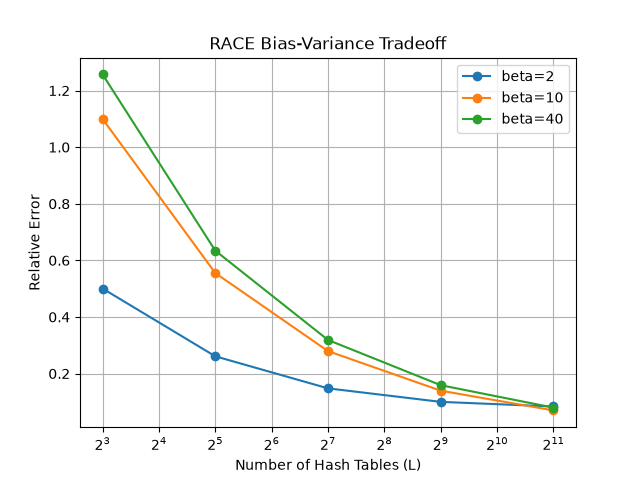

Write Python code to recreate this figure.
import math
import torch
import torch.nn.functional as F
import matplotlib.pyplot as plt

from race_attention import race_attention


def exact_angular_attention(Q, K, V, gamma):
    q = F.normalize(Q, dim=-1)
    k = F.normalize(K, dim=-1)

    cosine = (q @ k.T).clamp(-1 + 1e-6, 1 - 1e-6)

    similarity = (
        1 - torch.acos(cosine) / math.pi
    ) ** gamma

    weights = similarity / (
        similarity.sum(dim=-1, keepdim=True) + 1e-8
    )

    return weights @ V


torch.manual_seed(42)

N = 256
d = 64
P = 4

Q = F.normalize(torch.randn(N, d), dim=-1)
K = F.normalize(torch.randn(N, d), dim=-1)
V = torch.randn(N, d)

exact = exact_angular_attention(Q, K, V, gamma=P)

L_values = [8, 32, 128, 512, 2048]
betas = [2, 10, 40]

for beta in betas:

    errors = []

    for L in L_values:

        trial_errors = []

        for trial in range(3):

            torch.manual_seed(100 + trial)

            approx = race_attention(
                Q,
                K,
                V,
                L=L,
                P=P,
                beta=beta
            )

            error = (
                torch.norm(approx - exact)
                / torch.norm(exact)
            ).item()

            trial_errors.append(error)

        avg_error = sum(trial_errors) / len(trial_errors)
        errors.append(avg_error)

        print(
            f"beta={beta:2d} | "
            f"L={L:4d} | "
            f"error={avg_error:.4f}"
        )

    plt.plot(
        L_values,
        errors,
        marker="o",
        label=f"beta={beta}"
    )


plt.xscale("log", base=2)

plt.xlabel("Number of Hash Tables (L)")
plt.ylabel("Relative Error")
plt.title("RACE Bias-Variance Tradeoff")
plt.legend()
plt.grid()

plt.savefig("bias_variance.png")
plt.show()
